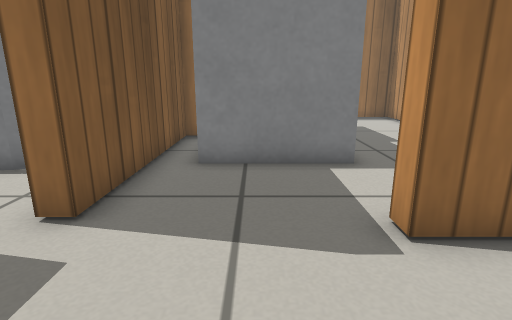
[1] (above)

24 first-person views from a walk through a world built for the Gazebo simulator. The camera is 0.5 m above the floor, tilts 14° down and sees 80° across. The floor is counted in squares, 0.25 m on a side. Each view is taken from the middle of a square. On the plan, view 1 faces up. The plan holds only what a view shows up to about 17 squares ahead; the rest is blank. Gazebo's built-in surfaces are drawn with simple patterns.

[2]
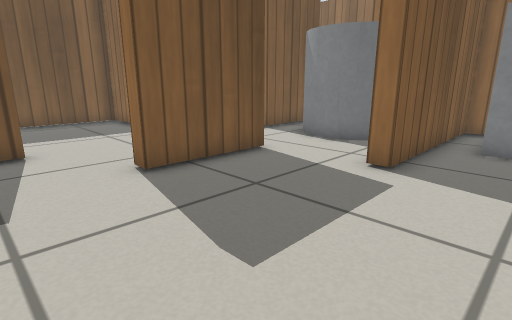

[3]
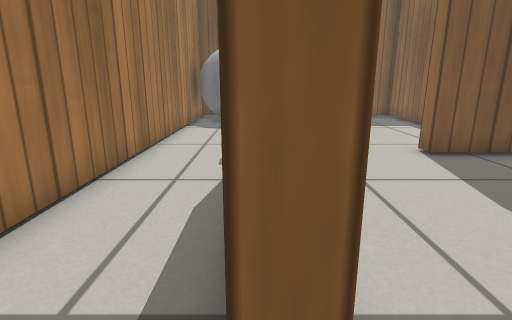

[4]
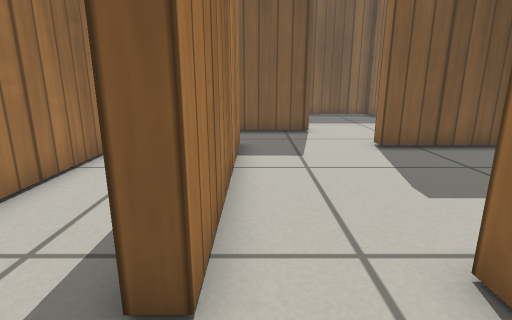

[5]
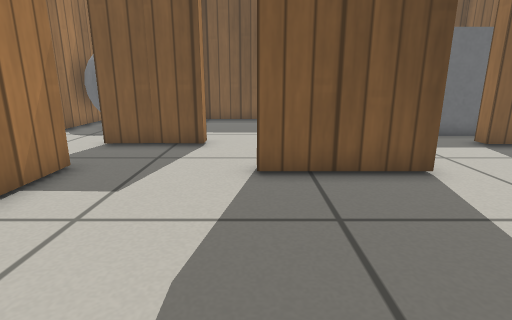

[6]
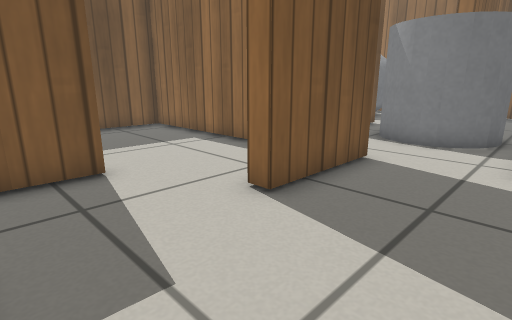

[7]
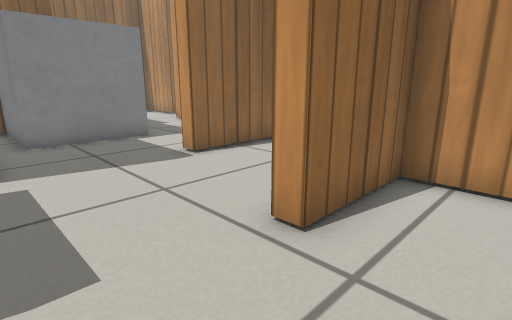

[8]
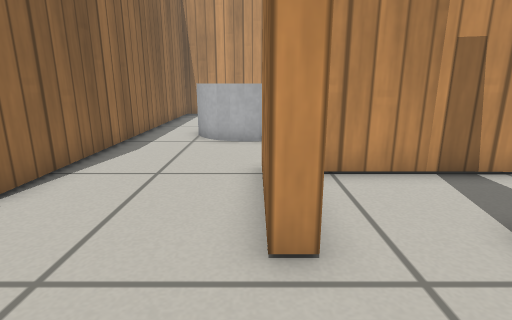

[9]
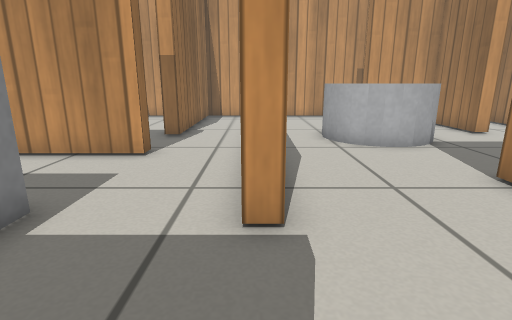

[10]
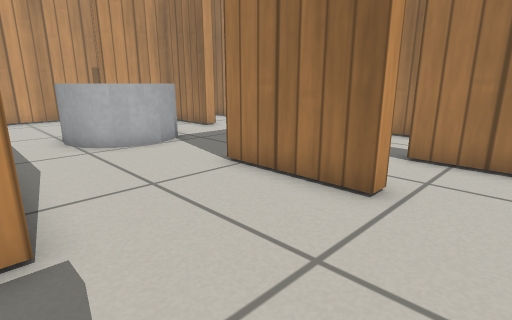

[11]
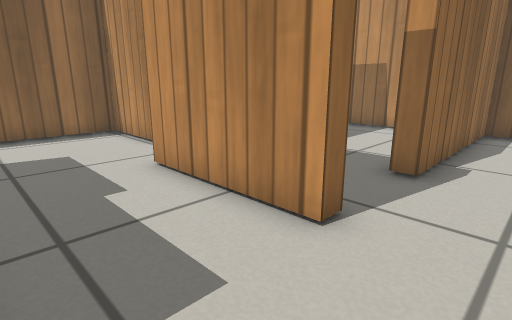

[12]
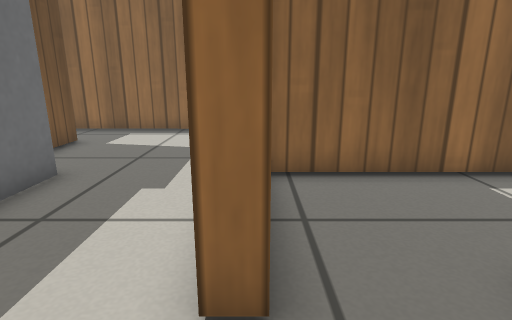

[13]
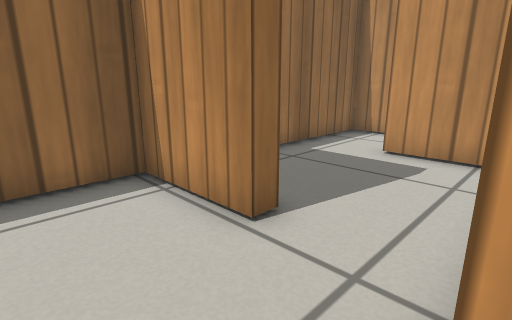

[14]
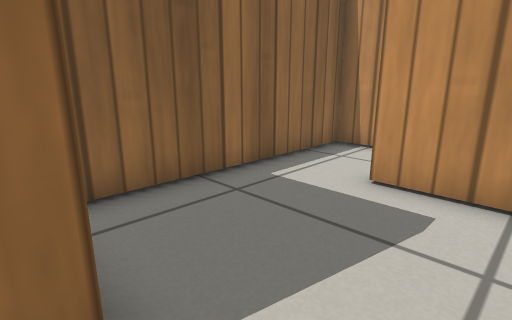

[15]
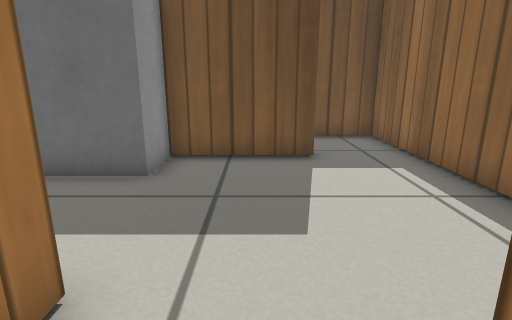

[16]
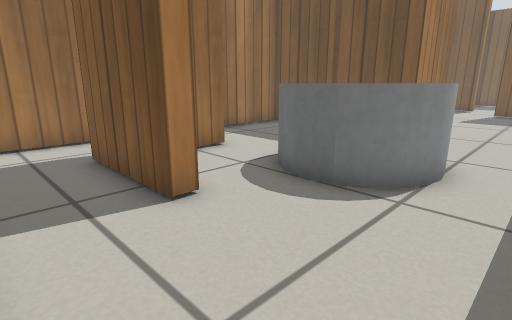

[17]
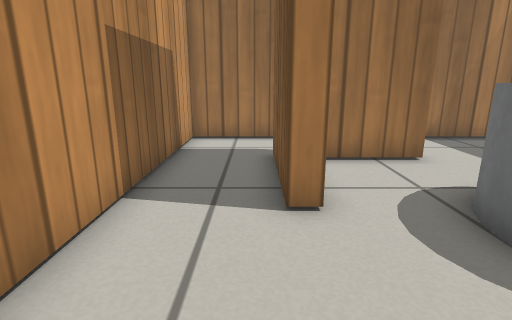

[18]
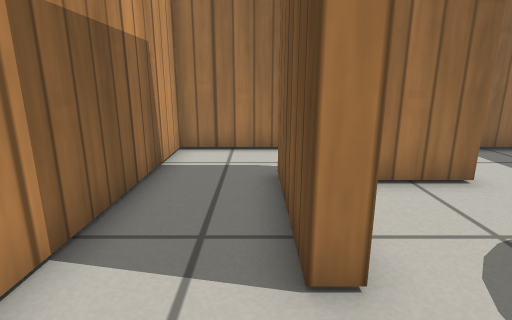

[19]
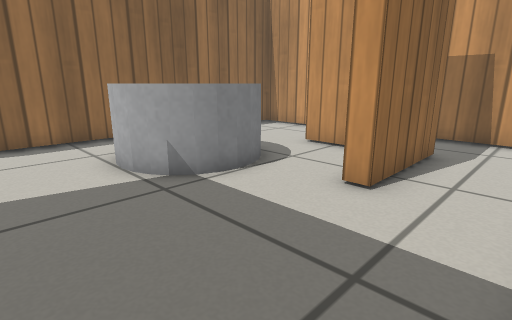

[20]
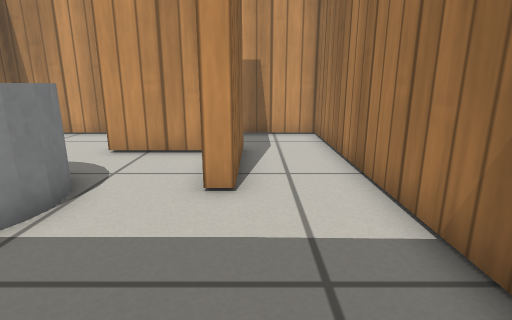

[21]
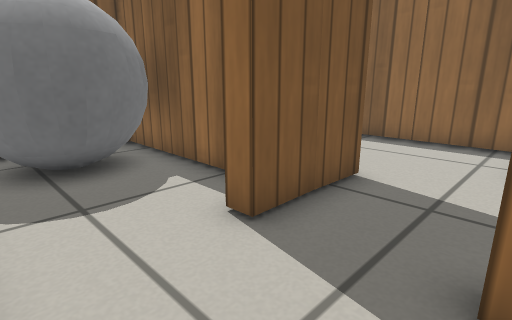

[22]
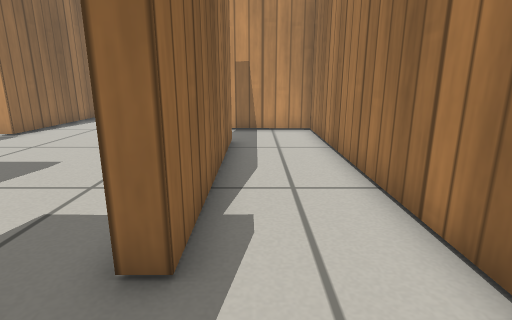

[23]
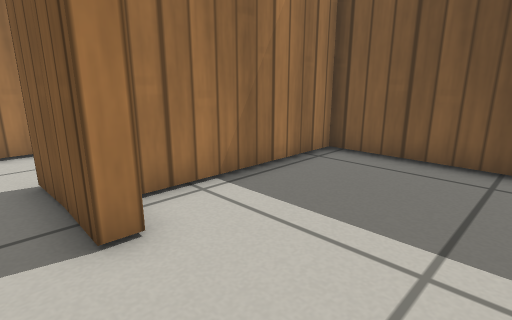

[24]
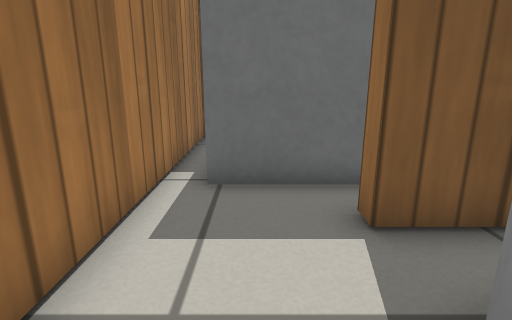

### Floor plan
Key: @ floor where view 1 was taken; # wall or solid block; . floor; B grey box; C grey cylinder; G grey ball.
Columns run from 18 left of view 1 to 18 right of it. Each row starts with its distance up from view 1.
 19                ######################
 18                #..........#.........#
 17                #..........#.........#
 16                #..........#........
 15                    #............#
 14                    #............#
 13                    #............#   #
 12             # .#####.....######## ..#
 11  ###    #. C# .#.B  B....#..........#
 10         #.    .#.B  B....#..........#
  9       B #.    C#.B  B....#.......
  8       B.#.C  C.#.BBBB....#.....
  7       B....CCC.#............#########
  6       B........#....................#
  5       B........#..................
  4  ###########........#################
  3  #.........#........................#
  2  #.........#........................#
  1  #.........#...............CCC......#
  0 ##................@.......C  CC.....#
 -1 #..................####...C   C.....#
 -2 #.......#..........####...CCCC..#...#
 -3 #########.............#.........#...#
 -4 ##GG#####.............#.........#...#
 -5    GG...#..########...#......####...#
 -6    GG.................#.............#
 -7    GG.................#.............#
 -8  #GGG.................#.............#
 -9      ################################

Positions as (right, up) in squares from view 1, and headings:
1: (0, 0), facing up
2: (0, -3), facing up-left
3: (2, -5), facing left
4: (3, -4), facing left
5: (0, 0), facing left
6: (-3, -4), facing up-left
7: (-3, -4), facing up-right
8: (-3, -1), facing right
9: (-2, 4), facing right
10: (-2, 4), facing down-right
11: (3, 5), facing up-right
12: (7, 5), facing up
13: (5, 12), facing up-right
14: (8, 13), facing up-right
15: (9, 14), facing left
16: (17, 3), facing down-left
17: (15, 3), facing down
18: (15, 1), facing down
19: (5, -8), facing up-right
20: (5, -6), facing right
21: (-7, -8), facing up-left
22: (-10, -6), facing right
23: (-9, 2), facing down-left
24: (-6, 6), facing left
